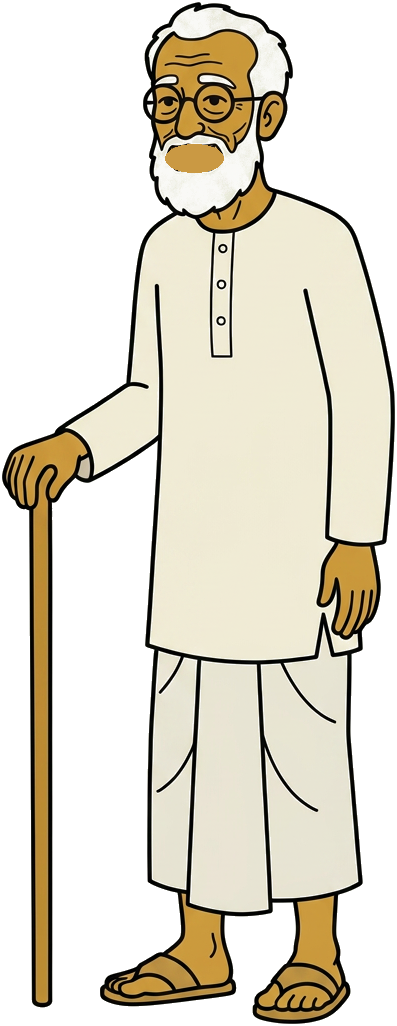
#> input picture dark-lesson-07-last-instalment/cast/01-dada-rig.png, 397 x 1026 px, given in place of 01-dada.png, which was not available
$ python prep7b.py
#> lines starting #> are read from the running program, lines starting #| are printed output that depends on the picture
#!/usr/bin/env python3
"""prep7b.py — measure face rigs (eyes, mouth) from the cut sprites.

Blob analysis found the ink features; this file stores the chosen coordinates,
samples a skin tone per character, paints the original mouth out, and saves
  cast/<name>-rig.png   sprite with the mouth zone cleared
  cast/rig-check.png    verification image with eye + mouth markers
  cast/rigs.json        the numbers film8.py animates with
"""
import json
import os
import numpy as np
from PIL import Image, ImageDraw, ImageFont

HERE = os.path.dirname(os.path.abspath(__file__))
CAST = os.path.join(HERE, "cast")
INK = np.array([26, 23, 20])

# eyes: (x, y, r) sprite pixels · mouth: (x, y, halfwidth, halfheight)
RIGS = {
    "01-dada":      dict(eyes=[(168, 101, 9), (215, 100, 9)], mouth=(194, 158, 27, 13)),
    "02-bou":       dict(eyes=[(108, 102, 7), (159, 102, 7)], mouth=(134, 145, 19, 8)),
    "03-chele":     dict(eyes=[(134, 113, 8), (192, 113, 8)], mouth=(163, 161, 24, 9)),
    "04-natni":     dict(eyes=[(243, 163, 11), (347, 163, 11)], mouth=(295, 226, 40, 19)),
    "05-kagojwala": dict(eyes=[(120, 105, 8), (170, 104, 8)], mouth=(146, 153, 22, 9)),
}


def skin_tone(rgb, al, cx, cy, r):
    """Median of opaque, non-ink pixels on a ring outside the mouth zone."""
    h, w = al.shape
    patch = []
    for y in range(max(0, cy - 3 * r), min(h, cy + 3 * r)):
        for x in range(max(0, cx - 3 * r), min(w, cx + 3 * r)):
            d = ((x - cx) / (1.6 * r)) ** 2 + ((y - cy) / (1.6 * r)) ** 2
            px = rgb[y, x]
            if 1.0 < d < 2.6 and al[y, x] > 240 and np.abs(px - INK).max() > 90:
                patch.append(px)
    if not patch:
        return (200, 160, 110)
    return tuple(int(v) for v in np.median(np.array(patch), axis=0))


def clear_mouth(im, mouth, skin):
    """Paint a rounded skin patch over the original mouth so frames can redraw it."""
    im = im.copy()
    d = ImageDraw.Draw(im)
    cx, cy, hw, hh = mouth
    d.ellipse([cx - hw - 2, cy - hh - 1, cx + hw + 2, cy + hh + 1], fill=skin)
    return im


def main():
    rigs = {}
    checks = []
    for name, rig in RIGS.items():
        im = Image.open(os.path.join(CAST, name + ".png")).convert("RGBA")
#> im is the input picture: PIL image 397x1026 RGBA; mean R, G, B, A 216.8, 210.4, 192, 133.2
        a = np.asarray(im)
        rgb, al = a[:, :, :3].astype(np.int16), a[:, :, 3]
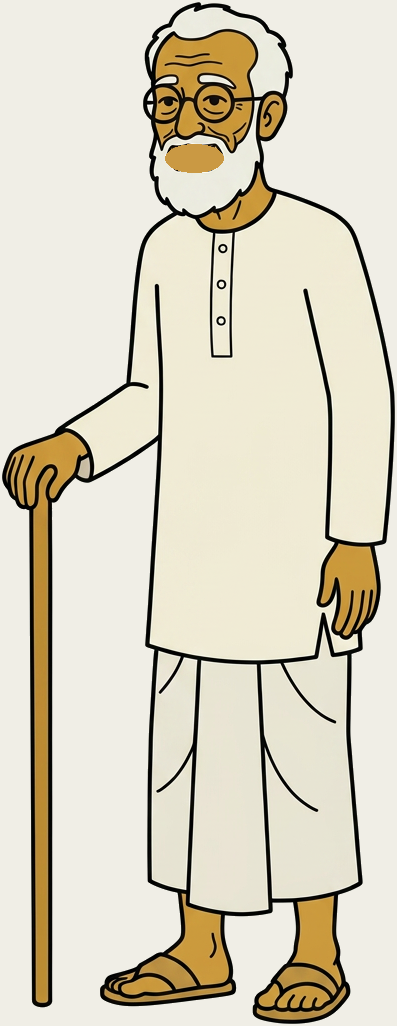
#> rgb: shape (1026, 397, 3) int16; mean R, G, B 216.8, 210.4, 192
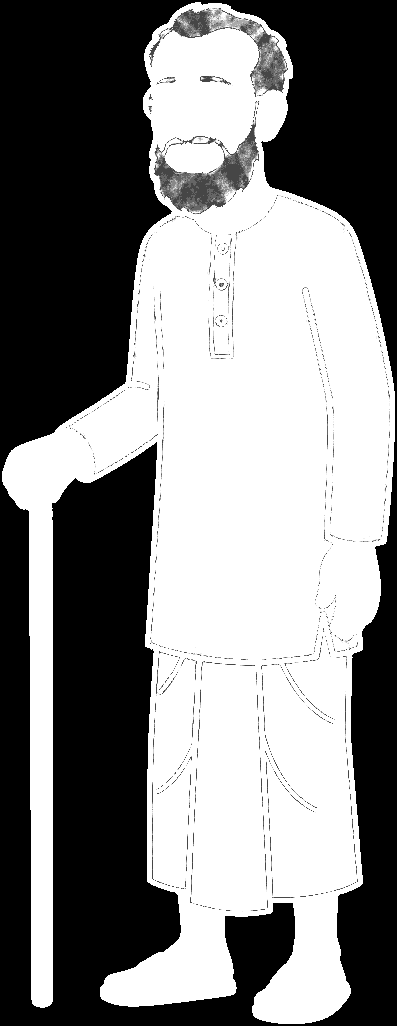
#> al: shape (1026, 397); min 0, max 255, mean 133.2
        m = rig["mouth"]
        skin = skin_tone(rgb, al, m[0], m[1], max(m[2], m[3]))
#> after the loop in skin_tone, `for y in range(max(0, cy - 3 * r), min(h, cy + 3 * r)):`: patch = 3120 items, first 6: [196, 149, 61], [199, 150, 53], [200, 151, 54], [199, 151, 54], [201, 152, 58], [203, 153, 60]
#> skin = (202, 153, 67)
        rig["skin"] = skin
        rigs[name] = rig
        cleared = clear_mouth(im, m, skin)
        cleared.save(os.path.join(CAST, name + "-rig.png"))
        # verification crop
        top = max(0, min(e[1] for e in rig["eyes"]) - 60)
#> top = 40
        crop = im.crop((max(0, m[0] - 150), top, min(im.width, m[0] + 150), min(im.height, m[1] + 80)))
        crop = crop.resize((crop.width * 2, crop.height * 2), Image.LANCZOS)
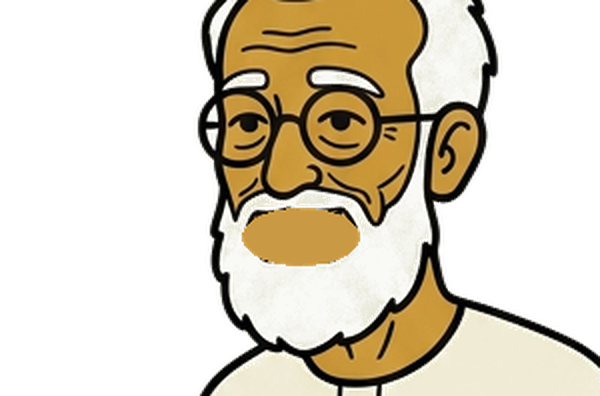
#> crop: PIL image 600x396 RGBA; mean R, G, B, A 83.4, 74.4, 55.6, 104.2; transparent parts drawn white
        card = Image.new("RGB", (crop.width, crop.height), (240, 238, 230))
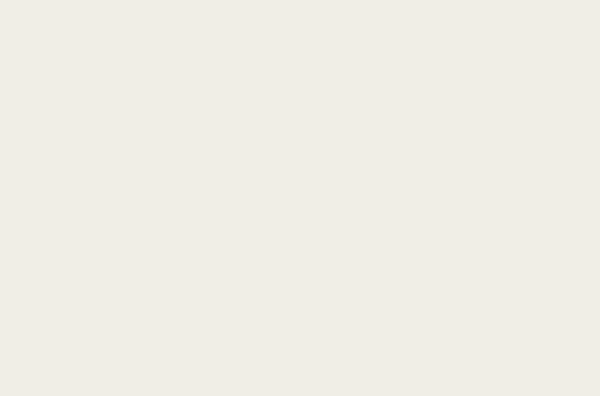
#> card: PIL image 600x396 RGB; mean R, G, B 240, 238, 230
        card.paste(crop, (0, 0), crop)
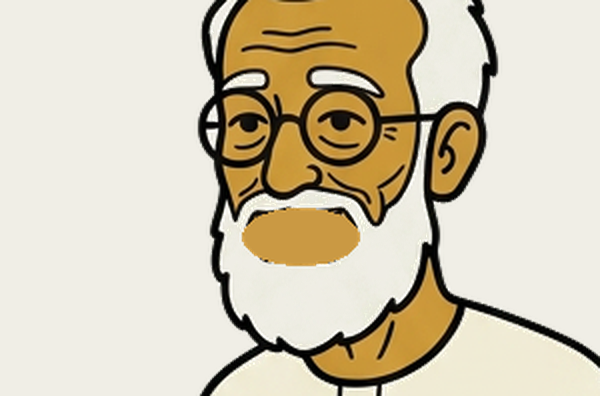
#> card: PIL image 600x396 RGB; mean R, G, B 209.5, 199.2, 176.5
        d = ImageDraw.Draw(card)
        ox, oy = max(0, m[0] - 150), top
#> ox = 44; oy = 40
        for (ex, ey, er) in rig["eyes"]:
            x, y = (ex - ox) * 2, (ey - oy) * 2
            d.ellipse([x - er * 2, y - er * 2, x + er * 2, y + er * 2], outline=(220, 60, 60), width=2)
            d.line([x - 6, y, x + 6, y], fill=(220, 60, 60), width=1)
#> this loop made 2 passes
#> (ex, ey, er, x, y) on passes 1 to 2: (168, 101, 9, 248, 122), (215, 100, 9, 342, 120)
        x, y, hw, hh = (m[0] - ox) * 2, (m[1] - oy) * 2, m[2] * 2, m[3] * 2
#> x = 300; y = 236; hw = 54; hh = 26
        d.ellipse([x - hw, y - hh, x + hw, y + hh], outline=(60, 120, 220), width=2)
        d.rectangle([0, 0, 3, 3], fill=skin)
        checks.append((name, card, skin))
#> pass 2 of the loop in main, `for name, rig in RIGS.items():`:
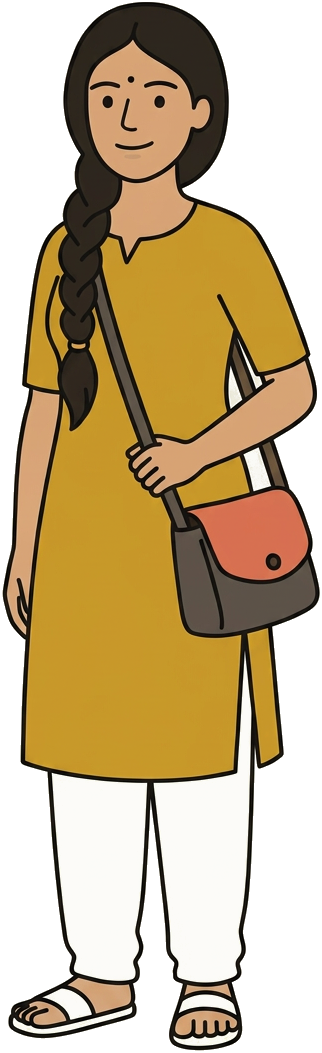
#> input picture dark-lesson-07-last-instalment/cast/02-bou.png, 322 x 1053 px
#> in main, im is the input picture: PIL image 322x1053 RGBA; mean R, G, B, A 191.4, 170, 130.1, 153
#> rgb: shape (1053, 322, 3) int16
#> in main, `rgb, al = a[:, :, :3].astype(np.int16), a[:, :, 3]`:
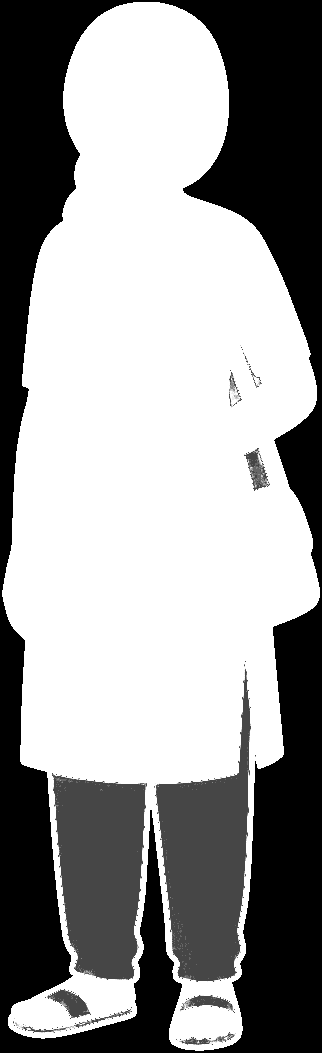
#> al: shape (1053, 322); min 0, max 255, mean 153
#> m = (134, 145, 19, 8)
#> skin = (215, 163, 118)
#> top = 42
#> in main, `card.paste(crop, (0, 0), crop)`:
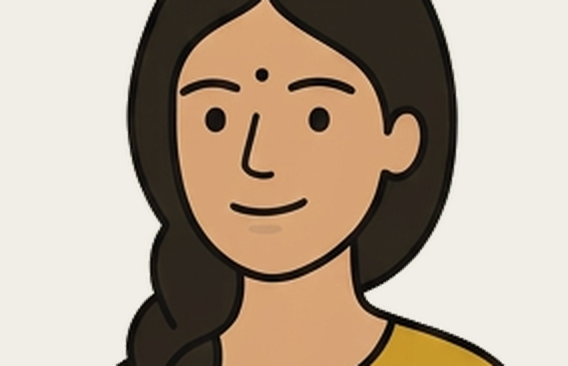
#> card: PIL image 568x366 RGB; mean R, G, B 180.5, 164.2, 145.7
#> ox = 0; oy = 42
#> the loop in main, `for (ex, ey, er) in rig["eyes"]:` made 2 passes
#> (ex, ey, er, x, y) on passes 1 to 2: (108, 102, 7, 216, 120), (159, 102, 7, 318, 120)
#> in main, `x, y, hw, hh = (m[0] - ox) * 2, (m[1] - oy) * 2, m[2] * 2, m[3] * 2`: x = 268; y = 206; hw = 38; hh = 16
#> pass 3 of the loop in main, `for name, rig in RIGS.items():`:
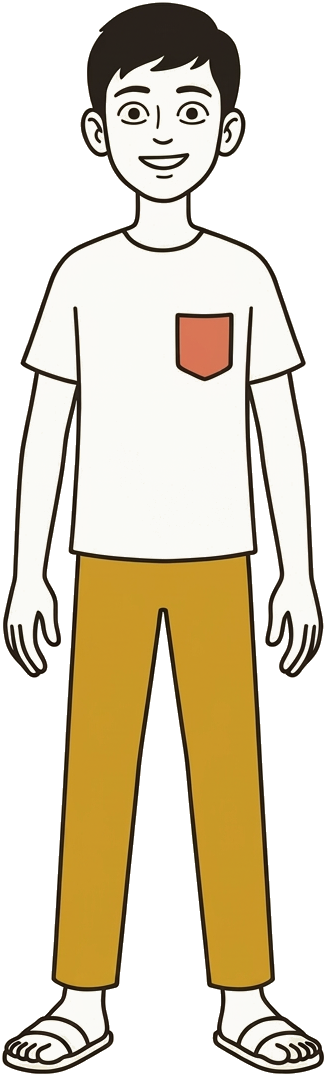
#> input picture dark-lesson-07-last-instalment/cast/03-chele.png, 326 x 1076 px
#> in main, im is the input picture: PIL image 326x1076 RGBA; mean R, G, B, A 211.8, 200.2, 172.8, 98.4
#> rgb: shape (1076, 326, 3) int16
#> in main, `rgb, al = a[:, :, :3].astype(np.int16), a[:, :, 3]`:
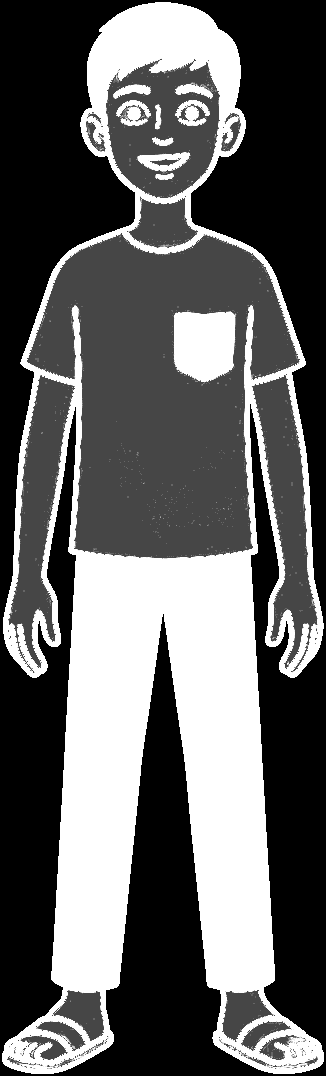
#> al: shape (1076, 326); min 0, max 255, mean 98.4
#> m = (163, 161, 24, 9)
#> skin = (213, 208, 197)
#> cleared: PIL image 326x1076 RGBA
#> top = 53
#> in main, `card.paste(crop, (0, 0), crop)`:
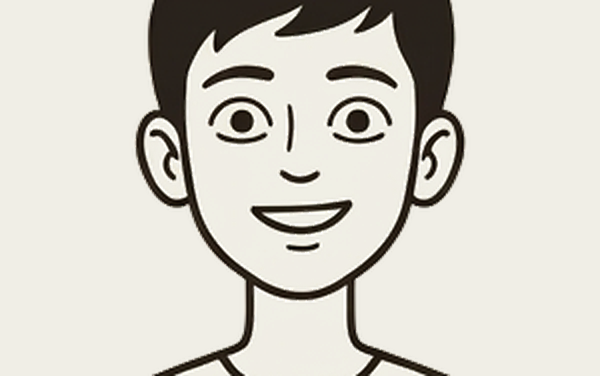
#> card: PIL image 600x376 RGB; mean R, G, B 211.7, 208.8, 200.5
#> ox = 13; oy = 53
#> the loop in main, `for (ex, ey, er) in rig["eyes"]:` made 2 passes
#> (ex, ey, er, x, y) on passes 1 to 2: (134, 113, 8, 242, 120), (192, 113, 8, 358, 120)
#> in main, `x, y, hw, hh = (m[0] - ox) * 2, (m[1] - oy) * 2, m[2] * 2, m[3] * 2`: x = 300; y = 216; hw = 48; hh = 18
#> the loop made 5 passes; the first 3 are shown

    W = sum(c[1].width for c in checks) + 8 * (len(checks) + 1)
    H = max(c[1].height for c in checks) + 30
    sheet = Image.new("RGB", (W, H), (26, 23, 20))
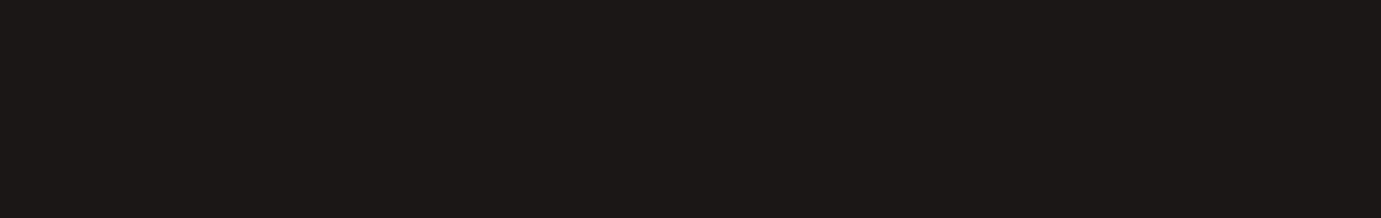
#> sheet: PIL image 2762x436 RGB (shown at 1/2 size); mean R, G, B 26, 23, 20
    f = ImageFont.truetype("/usr/share/fonts/truetype/dejavu/DejaVuSans.ttf", 15)
    d = ImageDraw.Draw(sheet)
    x = 8
    for name, card, skin in checks:
        sheet.paste(card, (x, 24))
        d.text((x + 2, 6), f"{name}  skin {skin}", font=f, fill=(235, 228, 214))
        x += card.width + 8
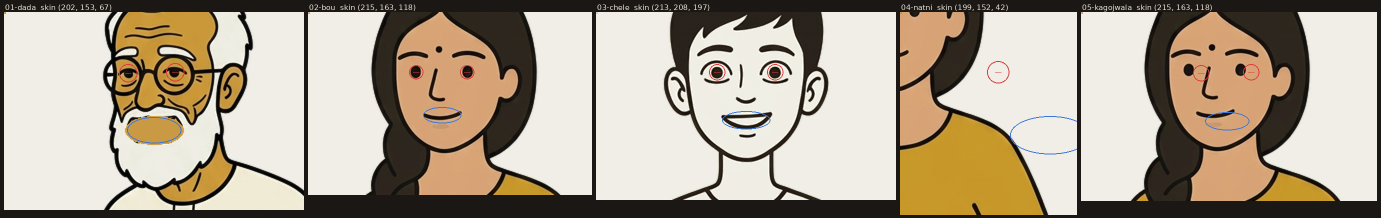
#> sheet: PIL image 2762x436 RGB (shown at 1/2 size); mean R, G, B 174.2, 162.7, 144.7
    sheet.save(os.path.join(CAST, "rig-check.png"))
    with open(os.path.join(CAST, "rigs.json"), "w") as fh:
        json.dump(rigs, fh, indent=1)
    print("wrote rig-check.png", sheet.size)
#| wrote rig-check.png (2762, 436)


if __name__ == "__main__":
    main()
